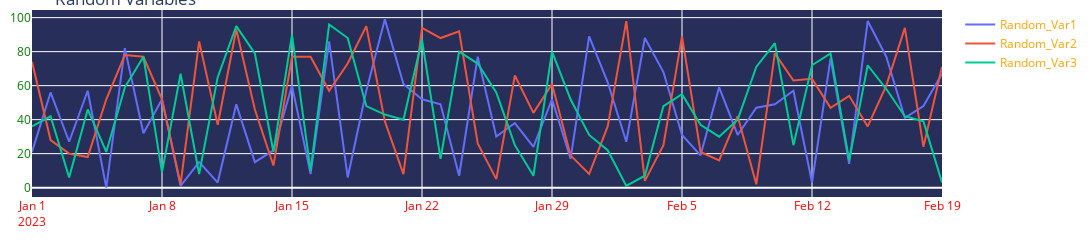

Notebook cell for this chart:
### Markdown cell above
## 1.3 basic 3 두개이상의 차트 한화면에 표현

### Code cell
num = 50

randam_var1 = np.random.randint(0, 100, num)
random_var2 = np.random.randint(0,100, num)
random_var3 = np.random.randint(0,100, num)


index = pd.date_range('2023-01-01', periods= num)
index

df = pd.DataFrame([randam_var1, random_var2,random_var3]).T
df.index= index
df.columns = ['Random_Var1', 'Random_Var2','Random_Var3']
df

trace1 = go.Scatter(x = df.index, y = df['Random_Var1'], mode='lines', name = df.columns[0])
trace2 = go.Scatter(x = df.index, y= df['Random_Var2'], mode = 'lines', name= df.columns[1])
trace3 = go.Scatter(x = df.index, y= df['Random_Var3'], mode = 'lines', name= df.columns[2])
data = [trace1, trace2,trace3]

layout = go.Layout(title= 'Random Variables')

fig = go.Figure(data = data, layout =layout)
fig.update_layout(
        
        autosize=True,
        width=1186.5,
        height=203.5,
        margin_l=10,
        margin_r=10,
        margin_b=20,
        margin_t=10,
        plot_bgcolor="rgb(39, 46, 90)",
        xaxis=dict(tickfont=dict(color='red')),  # x축 라벨 색상 변경
        yaxis=dict(tickfont=dict(color='green')),  # y축 라벨 색상 변경
        legend=dict(font=dict(color='orange'))
        
        )

fig.show()
